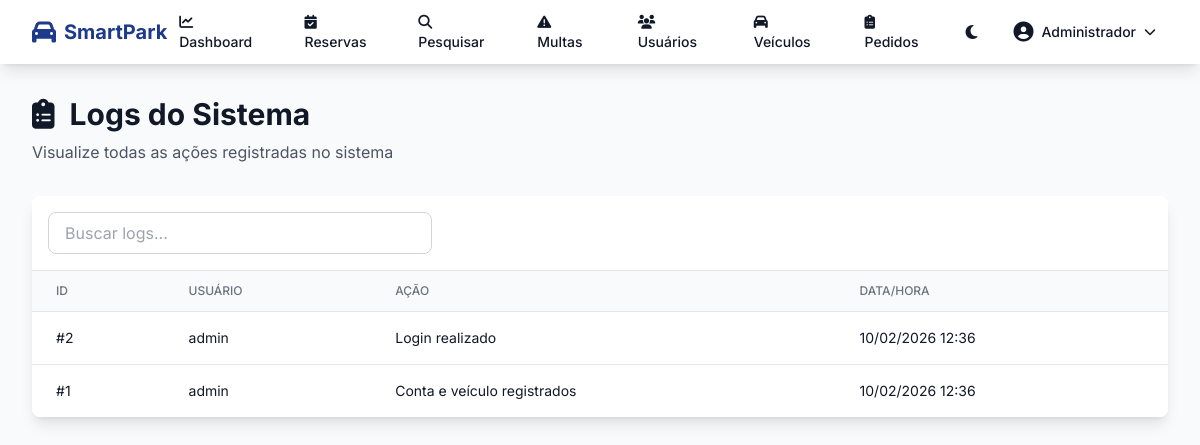
/admin/logs.php (signed in), run on the app's committed database.
### tables this page shows
CREATE TABLE `usuarios` (
  `id` int(11) NOT NULL AUTO_INCREMENT,
  `nome` varchar(100) NOT NULL,
  `email` varchar(100) NOT NULL,
  `senha` varchar(255) NOT NULL,
  `role` enum('admin','funcionario','usuario','contabilista_estagiario','contabilista_senior') NOT NULL DEFAULT 'usuario',
  `data_criacao` timestamp NOT NULL DEFAULT current_timestamp(),
  PRIMARY KEY (`id`),
  UNIQUE KEY `email` (`email`),
  KEY `idx_email` (`email`),
  KEY `idx_role` (`role`)
);

CREATE TABLE `logs` (
  `id` int(11) NOT NULL AUTO_INCREMENT,
  `usuario_id` int(11) DEFAULT NULL,
  `acao` varchar(255) NOT NULL,
  `data` timestamp NOT NULL DEFAULT current_timestamp(),
  PRIMARY KEY (`id`),
  KEY `idx_usuario` (`usuario_id`),
  KEY `idx_data` (`data`),
  CONSTRAINT `logs_ibfk_1` FOREIGN KEY (`usuario_id`) REFERENCES `usuarios` (`id`) ON DELETE SET NULL
);

### includes/auth.php (called while the page is built, shortened)
<?php
require_once __DIR__ . '/../config.php';
function isLoggedIn()
{
    return isset($_SESSION['user_id']) && isset($_SESSION['user_role']);
}
function hasRole($role)
{
    $userRole = strtolower(trim($_SESSION['user_role']));
    $targetRole = strtolower(trim($role));
    return $userRole === $targetRole;
}
function getCurrentUser()
{
    global $pdo;
    $stmt = $pdo->prepare("SELECT id, nome, email, role FROM usuarios WHERE id = ?");
    $stmt->execute([$_SESSION['user_id']]);
    return $stmt->fetch();
}
function getRoleRedirect($role)
{
    switch ($role) {
        case 'admin':
            return '/smartpark/admin';
    }
}

### includes/functions.php (called while the page is built, shortened)
<?php
function e($string) {
    return htmlspecialchars($string, ENT_QUOTES, 'UTF-8');
}
function formatDateTime($datetime) {
    $date = new DateTime($datetime);
    return $date->format('d/m/Y H:i');
}

### admin/logs.php (the view, shortened to what this page needs)
<?php
require_once __DIR__ . '/../includes/auth.php';
require_once __DIR__ . '/../includes/functions.php';
$stmt = $pdo->query("
    SELECT l.*, u.nome as usuario_nome, u.email
    FROM logs l
    LEFT JOIN usuarios u ON l.usuario_id = u.id
    ORDER BY l.data DESC
    LIMIT 100
");
$logs = $stmt->fetchAll();
require_once __DIR__ . '/../includes/header.php';
?>
<div class="max-w-7xl mx-auto px-4 sm:px-6 lg:px-8 py-8">
    <div class="mb-8">
        <h1 class="text-3xl font-bold text-gray-900 dark:text-white">
            <i class="fas fa-clipboard-list mr-2"></i> Logs do Sistema
        </h1>
        <p class="text-gray-600 dark:text-gray-400 mt-2">Visualize todas as ações registradas no sistema</p>
    </div>
    <div class="bg-white dark:bg-gray-800 rounded-lg shadow-lg overflow-hidden">
        <div class="p-4 border-b border-gray-200 dark:border-gray-700">
            <input type="text" id="searchInput" onkeyup="filterTable('searchInput', 'logsTable')"
                   placeholder="Buscar logs..."
                   class="w-full md:w-96 px-4 py-2 rounded-lg border border-gray-300 dark:border-gray-600 bg-white dark:bg-gray-700 text-gray-900 dark:text-white">
        </div>
        <div class="overflow-x-auto">
            <table class="min-w-full divide-y divide-gray-200 dark:divide-gray-700" id="logsTable">
                <thead class="bg-gray-50 dark:bg-gray-700">
                    <tr>
                        <th class="px-6 py-3 text-left text-xs font-medium text-gray-500 dark:text-gray-300 uppercase">ID</th>
                        <th class="px-6 py-3 text-left text-xs font-medium text-gray-500 dark:text-gray-300 uppercase">Usuário</th>
                        <th class="px-6 py-3 text-left text-xs font-medium text-gray-500 dark:text-gray-300 uppercase">Ação</th>
                        <th class="px-6 py-3 text-left text-xs font-medium text-gray-500 dark:text-gray-300 uppercase">Data/Hora</th>
                    </tr>
                </thead>
                <tbody class="bg-white dark:bg-gray-800 divide-y divide-gray-200 dark:divide-gray-700">
                    <?php foreach ($logs as $log): ?>
                    <tr class="hover:bg-gray-50 dark:hover:bg-gray-700">
                        <td class="px-6 py-4 whitespace-nowrap text-sm text-gray-900 dark:text-gray-100">#<?php echo $log['id']; ?></td>
                        <td class="px-6 py-4 whitespace-nowrap text-sm text-gray-900 dark:text-gray-100">
                            <?php echo $log['usuario_nome'] ? e($log['usuario_nome']) : 'Sistema'; ?>
                        </td>
                        <td class="px-6 py-4 text-sm text-gray-900 dark:text-gray-100"><?php echo e($log['acao']); ?></td>
                        <td class="px-6 py-4 whitespace-nowrap text-sm text-gray-900 dark:text-gray-100"><?php echo formatDateTime($log['data']); ?></td>
                    </tr>
                    <?php endforeach; ?>
                </tbody>
            </table>
        </div>
    </div>
</div>
<?php require_once __DIR__ . '/../includes/footer.php'; ?>

### includes/header.php (shortened to what this page needs)
<?php
require_once __DIR__ . '/../config.php';
require_once __DIR__ . '/auth.php';
require_once __DIR__ . '/functions.php';
$currentUser = getCurrentUser();
$currentPage = basename($_SERVER['PHP_SELF']);
?>
<!DOCTYPE html>
<html lang="pt-BR" x-data="{ darkMode: localStorage.getItem('darkMode') === 'true' }" :class="{ 'dark': darkMode }">
<head>
    <script src="https://cdn.tailwindcss.com"></script>
    <link rel="stylesheet" href="https://cdnjs.cloudflare.com/ajax/libs/font-awesome/6.5.1/css/all.min.css">
</head>
<body class="bg-gray-50 dark:bg-gray-900 text-gray-900 dark:text-gray-100 transition-colors duration-200">
    <nav class="bg-white dark:bg-gray-800 shadow-lg sticky top-0 z-50"
        x-data="{ mobileMenuOpen: false, userMenuOpen: false }">
        <div class="max-w-7xl mx-auto px-4 sm:px-6 lg:px-8">
            <div class="flex justify-between h-16">
                <div class="flex items-center">
                    <a href="<?php echo getRoleRedirect($_SESSION['user_role'] ?? 'usuario'); ?>"
                        class="flex items-center space-x-2">
                        <i class="fas fa-car text-primary dark:text-secondary text-2xl"></i>
                        <span class="text-xl font-bold text-primary dark:text-secondary">SmartPark</span>
                    </a>
                </div>
                <div class="hidden md:flex items-center space-x-4">
                    <?php if (isLoggedIn()): ?>
                        <?php if (hasRole('admin')): ?>
                            <a href="/smartpark/admin/dashboard.php"
                                class="px-3 py-2 rounded-md text-sm font-medium hover:bg-gray-100 dark:hover:bg-gray-700 transition">
                                <i class="fas fa-chart-line mr-1"></i> Dashboard
                            </a>
                            <a href="/smartpark/admin/reservas.php"
                                class="px-3 py-2 rounded-md text-sm font-medium hover:bg-gray-100 dark:hover:bg-gray-700 transition">
                                <i class="fas fa-calendar-check mr-1"></i> Reservas
                            </a>
                            <a href="/smartpark/admin/pesquisa-matricula.php"
                                class="px-3 py-2 rounded-md text-sm font-medium hover:bg-gray-100 dark:hover:bg-gray-700 transition">
                                <i class="fas fa-search mr-1"></i> Pesquisar
                            </a>
                            <a href="/smartpark/admin/multas.php"
                                class="px-3 py-2 rounded-md text-sm font-medium hover:bg-gray-100 dark:hover:bg-gray-700 transition">
                                <i class="fas fa-exclamation-triangle mr-1"></i> Multas
                            </a>
                            <a href="/smartpark/admin/usuarios.php"
                                class="px-3 py-2 rounded-md text-sm font-medium hover:bg-gray-100 dark:hover:bg-gray-700 transition">
                                <i class="fas fa-users mr-1"></i> Usuários
                            </a>
                            <a href="/smartpark/admin/veiculos.php"
                                class="px-3 py-2 rounded-md text-sm font-medium hover:bg-gray-100 dark:hover:bg-gray-700 transition <?php echo $currentPage == 'veiculos.php' ? 'text-primary dark:text-secondary' : ''; ?>">
                                <i class="fas fa-car mr-1"></i> Veículos
                            </a>
                            <a href="/smartpark/admin/pedidos-veiculos.php"
                                class="px-3 py-2 rounded-md text-sm font-medium hover:bg-gray-100 dark:hover:bg-gray-700 transition <?php echo $currentPage == 'pedidos-veiculos.php' ? 'text-primary dark:text-secondary' : ''; ?>">
                                <i class="fas fa-clipboard-list mr-1"></i> Pedidos
                            </a>
                        <?php endif; ?>
                    <?php endif; ?>
                    <button @click="darkMode = !darkMode; localStorage.setItem('darkMode', darkMode)"
                        class="p-2 rounded-md hover:bg-gray-100 dark:hover:bg-gray-700 transition">
                        <i class="fas fa-moon" x-show="!darkMode"></i>
                    </button>
                    <?php if (isLoggedIn()): ?>
                        <div class="relative" x-data="{ open: false }">
                            <button @click="open = !open"
                                class="flex items-center space-x-2 px-3 py-2 rounded-md hover:bg-gray-100 dark:hover:bg-gray-700 transition">
                                <i class="fas fa-user-circle text-xl"></i>
                                <span class="text-sm font-medium"><?php echo e($currentUser['nome']); ?></span>
                                <i class="fas fa-chevron-down text-xs"></i>
                            </button>
                        </div>
                    <?php endif; ?>
                </div>
            </div>
        </div>
    </nav>
    <main class="min-h-screen">

### includes/header.php (style rules this page uses)
body { font-family: 'Inter', sans-serif; }

### data on the page
usuarios: nome "Administrador"
logs: id "2", usuario.nome "admin", acao "Login realizado", data "10/02/2026 12:36"
logs: id "1", usuario.nome "admin", acao "Conta e veículo registrados", data "10/02/2026 12:36"
